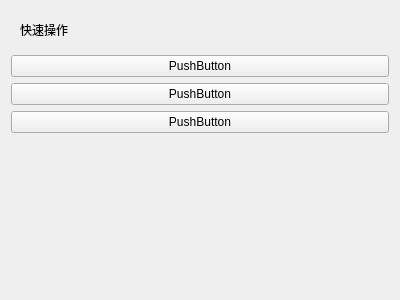
<?xml version="1.0" encoding="UTF-8"?>
<ui version="4.0">
 <class>CardQuickOptionWidget</class>
 <widget class="QWidget" name="CardQuickOptionWidget">
  <property name="geometry">
   <rect>
    <x>0</x>
    <y>0</y>
    <width>400</width>
    <height>300</height>
   </rect>
  </property>
  <property name="windowTitle">
   <string>Form</string>
  </property>
  <layout class="QVBoxLayout" name="verticalLayout">
   <item>
    <widget class="QWidget" name="titleWidget" native="true">
     <property name="maximumSize">
      <size>
       <width>16777215</width>
       <height>50</height>
      </size>
     </property>
     <layout class="QHBoxLayout" name="horizontalLayout">
      <item>
       <widget class="QLabel" name="card1Title">
        <property name="text">
         <string>快速操作</string>
        </property>
       </widget>
      </item>
      <item>
       <spacer name="horizontalSpacer_3">
        <property name="orientation">
         <enum>Qt::Horizontal</enum>
        </property>
        <property name="sizeHint" stdset="0">
         <size>
          <width>40</width>
          <height>20</height>
         </size>
        </property>
       </spacer>
      </item>
     </layout>
    </widget>
   </item>
   <item>
    <widget class="QPushButton" name="pushButton_2">
     <property name="text">
      <string>PushButton</string>
     </property>
    </widget>
   </item>
   <item>
    <widget class="QPushButton" name="pushButton">
     <property name="text">
      <string>PushButton</string>
     </property>
    </widget>
   </item>
   <item>
    <widget class="QPushButton" name="pushButton_3">
     <property name="text">
      <string>PushButton</string>
     </property>
    </widget>
   </item>
   <item>
    <spacer name="verticalSpacer">
     <property name="orientation">
      <enum>Qt::Vertical</enum>
     </property>
     <property name="sizeHint" stdset="0">
      <size>
       <width>20</width>
       <height>40</height>
      </size>
     </property>
    </spacer>
   </item>
  </layout>
 </widget>
 <resources/>
 <connections/>
</ui>
